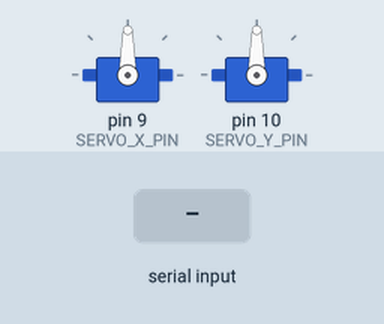
Bench run of a sketch on a simulated Arduino Uno, built with avr-gcc and run on an emulated ATmega328P. On the bench: 2 × servo. The test bench sets the inputs (shaded band).

Above: at 1.2 s.
1.3 s: "90,45\n" received over Serial
At 1.9 s:
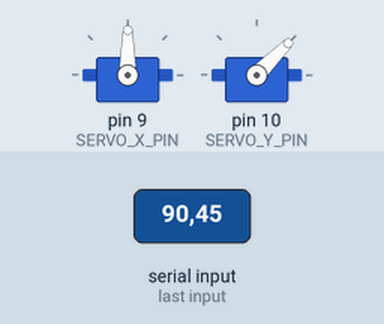
2.8 s: "30,150\n" received over Serial
At 3.1 s:
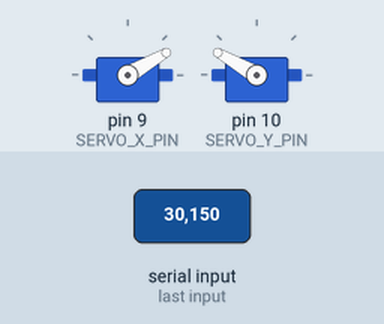
4.3 s: "1,90\n" received over Serial
At 5.4 s:
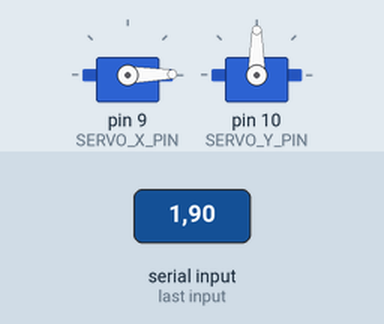
Timing chart, 0 to 7.3 s (numbered marks = the images above; inputs shaded):
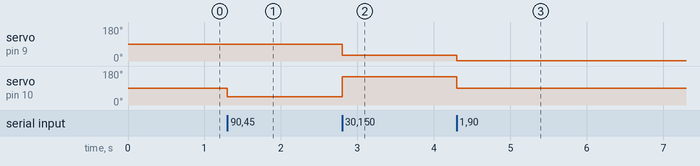

The sketch:

servo_control.ino
```cpp
#include <Servo.h>

Servo servoX;  // Horizontal servo (left/right)
Servo servoY;  // Vertical servo (up/down)

#define SERVO_X_PIN 9
#define SERVO_Y_PIN 10

int angleX = 90;
int angleY = 90;

void setup() {
  Serial.begin(115200);
  servoX.attach(SERVO_X_PIN);
  servoY.attach(SERVO_Y_PIN);

  // Center servos initially
  servoX.write(angleX);
  servoY.write(angleY);
}

void loop() {
  if (Serial.available() > 0) {
    String line = Serial.readStringUntil('\n');
    line.trim();
    if (line.length() == 0) {
      return;
    }

    int commaIndex = line.indexOf(',');
    if (commaIndex < 0) {
      return;
    }

    int targetX = line.substring(0, commaIndex).toInt();
    int targetY = line.substring(commaIndex + 1).toInt();

    targetX = constrain(targetX, 0, 180);
    targetY = constrain(targetY, 0, 180);

    if (targetX != angleX) {
      angleX = targetX;
      servoX.write(angleX);
    }
    if (targetY != angleY) {
      angleY = targetY;
      servoY.write(angleY);
    }
  }
}
```

radar_sweep.ino
```cpp

```

Measured:
- after the input at 1.3 s, servo on pin 10 (SERVO_Y_PIN): 90° → 45° at once
- after the input at 2.8 s, servo on pin 9 (SERVO_X_PIN): 90° → 30° at once; servo on pin 10 (SERVO_Y_PIN): 45° → 150° at once
- after the input at 4.3 s, servo on pin 9 (SERVO_X_PIN): 30° → 1° at once; servo on pin 10 (SERVO_Y_PIN): 150° → 90° at once
